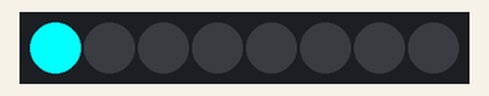
Simulated run of this sketch. Board: Arduino Uno, built with avr-gcc and run on an emulated ATmega328P. Shown: 8 RGB LEDs in strip order, left to right.

Above: at 0.15 s.
At 0.55 s:
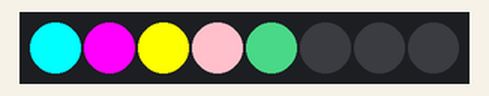
At 0.9 s:
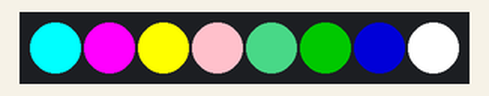
At 1.95 s:
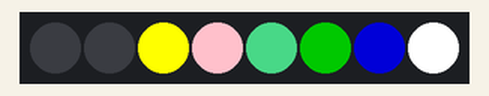
At 2.45 s:
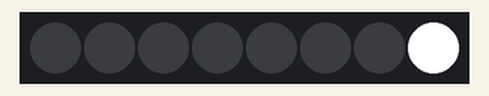
At 2.95 s:
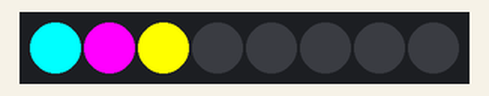
Timing chart, 0 to 40.0 s (numbered marks = the images above):
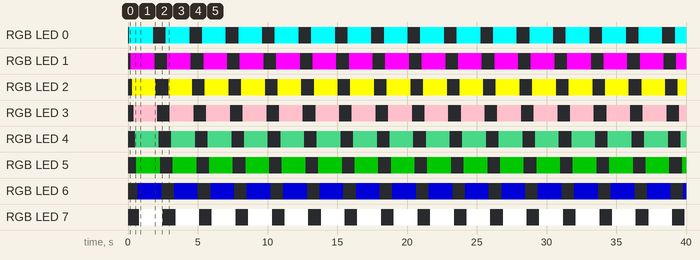

The sketch:

code_experience_81_3.ino
```cpp
/*
 By:Farkad Adnan
 E-mail: farkad.hpfa95@gmail.com
 inst : farkadadnan
 #farkadadnan , #farkad_adnan , فرقد عدنان#
 FaceBook: كتاب عالم الاردوينو
 inst : arduinobook
 #كتاب_عالم_الاردوينو  #كتاب_عالم_الآردوينو
 */
#include <FastLED.h>
#define NUM_LEDS 8
#define DATA_PIN 13

CRGB leds[NUM_LEDS];
int i;
void setup() {
       FastLED.addLeds<WS2811, DATA_PIN, BRG>(leds, NUM_LEDS);
   }

void loop(){
  leds[0] = CRGB::Cyan;
  delay(100);
  FastLED.show();
  leds[1] = CRGB::Magenta;
  delay(100);
  FastLED.show();
  leds[2] = CRGB::Yellow;
  delay(100);
  FastLED.show();
  leds[3] = CRGB::Pink;
  delay(100);
  FastLED.show();
  leds[4] = CRGB::SeaGreen;
  delay(100);
  FastLED.show();
  leds[5] = CRGB::DarkGreen;
  delay(100);
  FastLED.show();
  leds[6] = CRGB::DarkBlue;
  delay(100);
  FastLED.show();
  leds[7] = CRGB::White;
  delay(100);
  FastLED.show();
  delay(1000);
  for(i=0;i<8;i++) {
      leds[i] = CRGB::Black;
      FastLED.show();
      delay(100);
    }
}
```

Measured:
- by itself, RGB LED 0: alternates RGB(0, 255, 255) for 1.7 s and off for 0.90 s
- by itself, RGB LED 1: alternates RGB(255, 0, 255) for 1.7 s and off for 0.90 s
- by itself, RGB LED 2: alternates RGB(255, 255, 0) for 1.7 s and off for 0.90 s
- by itself, RGB LED 3: alternates RGB(255, 192, 203) for 1.7 s and off for 0.90 s
- by itself, RGB LED 4: alternates RGB(46, 139, 87) for 1.7 s and off for 0.90 s
- by itself, RGB LED 5: alternates RGB(0, 100, 0) for 1.7 s and off for 0.90 s
- by itself, RGB LED 6: alternates RGB(0, 0, 139) for 1.7 s and off for 0.90 s
- by itself, RGB LED 7: alternates RGB(255, 255, 255) for 1.7 s and off for 0.90 s
